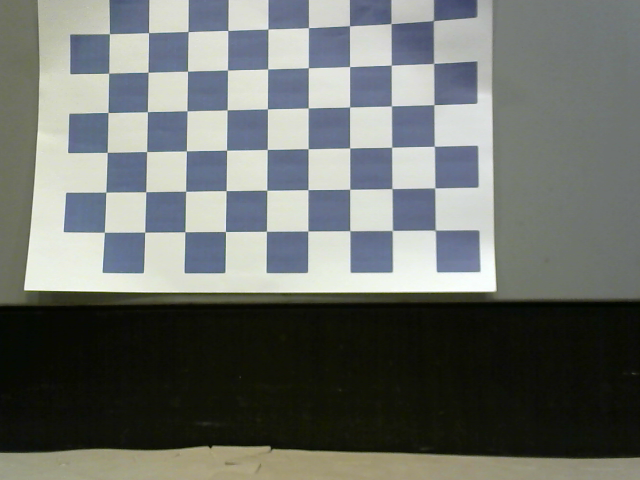
#> input picture ros2_ws/src/calibration_images/calib_000.png, 640 x 480 px; its folder holds 4 pictures in this run
$ python calibrate_camera.py
#> lines starting #> are read from the running program, lines starting #| are printed output that depends on the picture
"""Run camera calibration from captured checkerboard images.

Usage: python3 calibrate_camera.py [image_dir] [output_file]

Outputs camera matrix and distortion coefficients to a YAML file
that OpenCV can load directly with cv2.FileStorage.
"""

import os
import sys
import glob
import numpy as np
import cv2

CHECKERBOARD = (9, 6)  # inner corners (cols, rows)
SQUARE_SIZE_MM = 30.0  # measure with a ruler after printing


def main():
    image_dir = sys.argv[1] if len(sys.argv) > 1 else "calibration_images"
    output_file = sys.argv[2] if len(sys.argv) > 2 else "calibration.yaml"

    images = sorted(glob.glob(os.path.join(image_dir, "*.png")))
    if not images:
        print(f"No .png files in {image_dir}/")
        return

    objp = np.zeros((CHECKERBOARD[0] * CHECKERBOARD[1], 3), np.float32)
    objp[:, :2] = np.mgrid[0:CHECKERBOARD[0], 0:CHECKERBOARD[1]].T.reshape(-1, 2)
    objp *= SQUARE_SIZE_MM

    obj_points = []
    img_points = []
    img_size = None

    criteria = (cv2.TERM_CRITERIA_EPS + cv2.TERM_CRITERIA_MAX_ITER, 30, 0.001)

    for path in images:
        img = cv2.imread(path)
#> img is the input picture: shape (480, 640, 3); mean B, G, R 108.2, 112.2, 108.3
        gray = cv2.cvtColor(img, cv2.COLOR_BGR2GRAY)
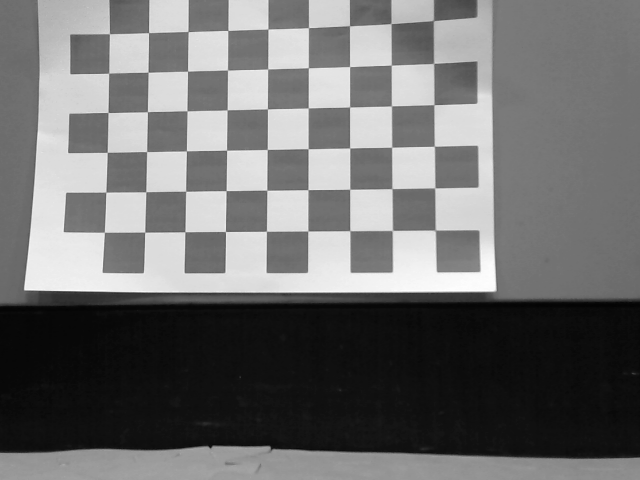
#> gray: shape (480, 640); min 3, max 255, mean 110.5
        if img_size is None:
            img_size = gray.shape[::-1]
#> img_size = (640, 480)

        found, corners = cv2.findChessboardCorners(gray, CHECKERBOARD, None)
#> found = True; corners = 54 rows, first 8: [435.1, 230.2], [392.3, 230.5], [349.7, 230.6], [307.8, 231], [266.4, 231.2], [225.4, 231.5], [184.8, 231.7], [144.7, 232.2]
        if found:
            corners_refined = cv2.cornerSubPix(gray, corners, (11, 11), (-1, -1), criteria)
#> corners_refined = 54 rows, first 8: [435.2, 230.2], [392.4, 230.5], [349.8, 230.7], [307.8, 231], [266.4, 231.3], [225.5, 231.5], [184.8, 231.8], [144.7, 232.2]
            obj_points.append(objp)
            img_points.append(corners_refined)
            print(f"  OK: {os.path.basename(path)}")
        else:
            print(f"SKIP: {os.path.basename(path)} (pattern not found)")
#> pass 2 of the loop in main, `for path in images:`:
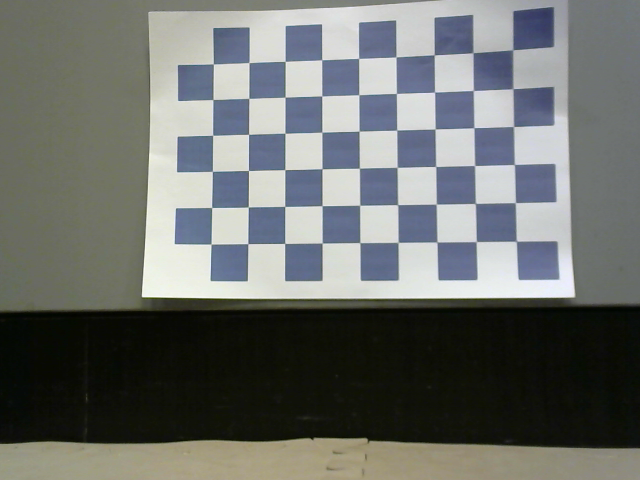
#> input picture ros2_ws/src/calibration_images/calib_001.png, 640 x 480 px
#> in main, img is the input picture: shape (480, 640, 3); mean B, G, R 108.6, 111.5, 108.6
#> in main, `gray = cv2.cvtColor(img, cv2.COLOR_BGR2GRAY)`:
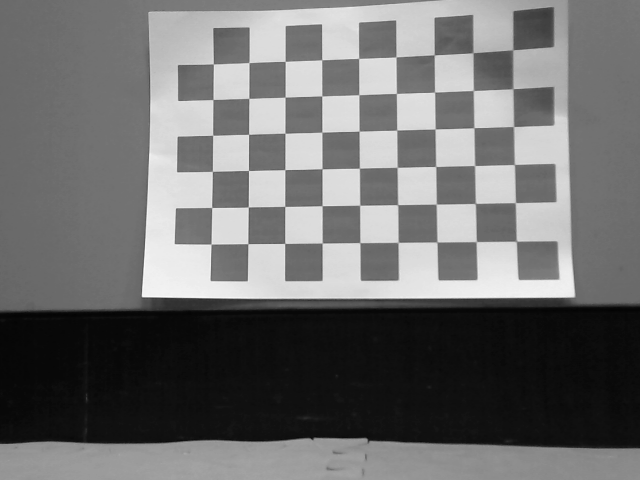
#> gray: shape (480, 640); min 3, max 253, mean 110.3
#> corners = 54 rows, first 8: [516.4, 241.3], [476.4, 241.5], [437, 242], [398.2, 242.3], [359.7, 242.6], [322.3, 243], [284.7, 243.4], [247.9, 243.6]
#> corners_refined = 54 rows, first 8: [516.2, 241.3], [476.3, 241.6], [437, 242], [398.1, 242.4], [359.8, 242.6], [322.2, 243], [284.7, 243.5], [247.8, 243.6]
#> pass 3 of the loop in main, `for path in images:`:
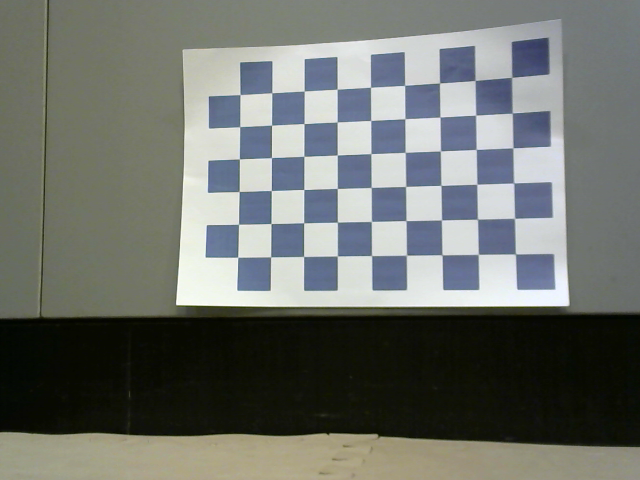
#> input picture ros2_ws/src/calibration_images/calib_002.png, 640 x 480 px
#> in main, img is the input picture: shape (480, 640, 3); mean B, G, R 108.9, 113.8, 110.3
#> in main, `gray = cv2.cvtColor(img, cv2.COLOR_BGR2GRAY)`:
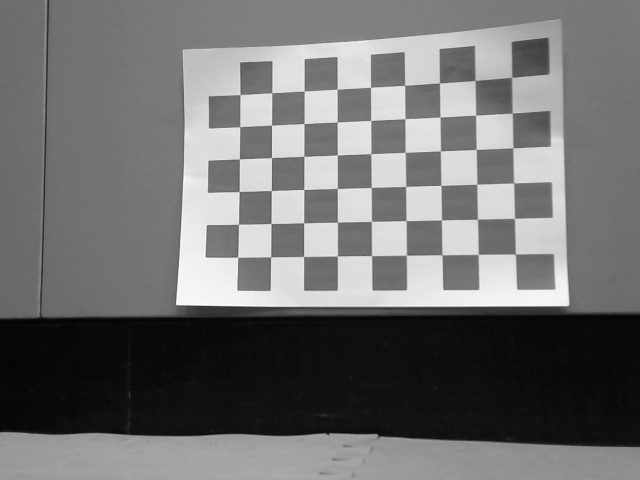
#> gray: shape (480, 640); min 3, max 255, mean 112.2
#> corners = 54 rows, first 8: [515.5, 254], [478.3, 254.3], [442.1, 254.8], [406.5, 255.2], [371.5, 255.5], [337.4, 255.9], [303.6, 256.5], [270.7, 256.8]
#> corners_refined = 54 rows, first 8: [515.3, 254], [478.3, 254.4], [442, 254.8], [406.4, 255.3], [371.5, 255.6], [337.4, 256], [303.6, 256.5], [270.6, 256.8]
#> the loop made 4 passes; the first 3 are shown

    if len(obj_points) < 5:
        print(f"Only {len(obj_points)} valid images. Need at least 5.")
        return

    print(f"\nCalibrating with {len(obj_points)} images...")
    ret, camera_matrix, dist_coeffs, rvecs, tvecs = cv2.calibrateCamera(
        obj_points, img_points, img_size, None, None
    )

    print(f"\nRMS reprojection error: {ret:.4f}")
    print(f"Camera matrix:\n{camera_matrix}")
    print(f"Distortion coefficients: {dist_coeffs.ravel()}")

    fs = cv2.FileStorage(output_file, cv2.FILE_STORAGE_WRITE)
    fs.write("camera_matrix", camera_matrix)
    fs.write("dist_coeffs", dist_coeffs)
    fs.write("image_width", img_size[0])
    fs.write("image_height", img_size[1])
    fs.write("rms_error", ret)
    fs.write("num_images", len(obj_points))
    fs.write("square_size_mm", SQUARE_SIZE_MM)
    fs.release()

    print(f"\nSaved to {output_file}")

    # per-image reprojection error
    print("\nPer-image reprojection error:")
    for i, path in enumerate(images):
        if i < len(rvecs):
            reproj, _ = cv2.projectPoints(obj_points[i], rvecs[i], tvecs[i],
                                          camera_matrix, dist_coeffs)
            err = cv2.norm(img_points[i], reproj, cv2.NORM_L2) / len(reproj)
            print(f"  {os.path.basename(path)}: {err:.4f}")


if __name__ == "__main__":
    main()
